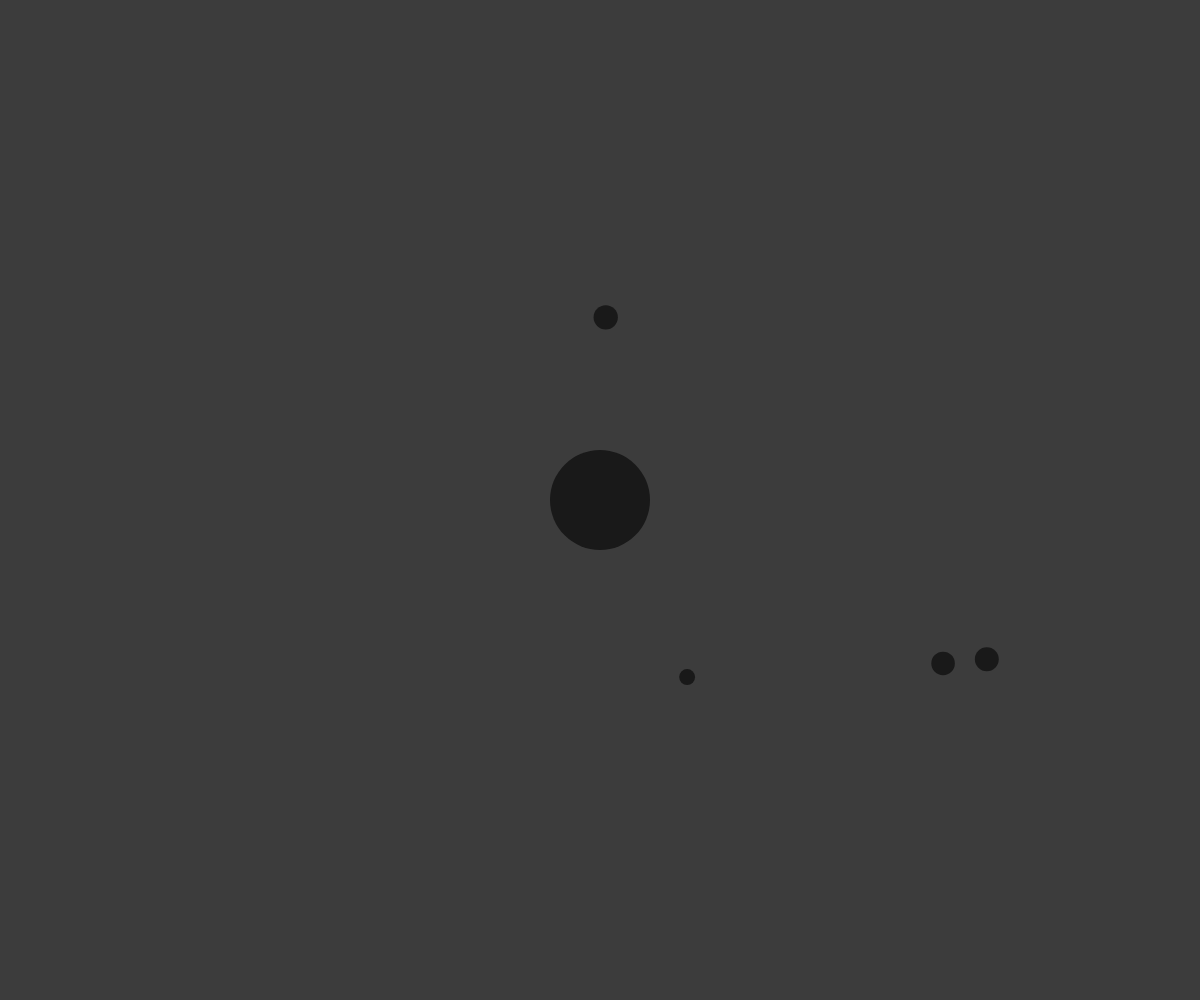
Frame 1 (no input)
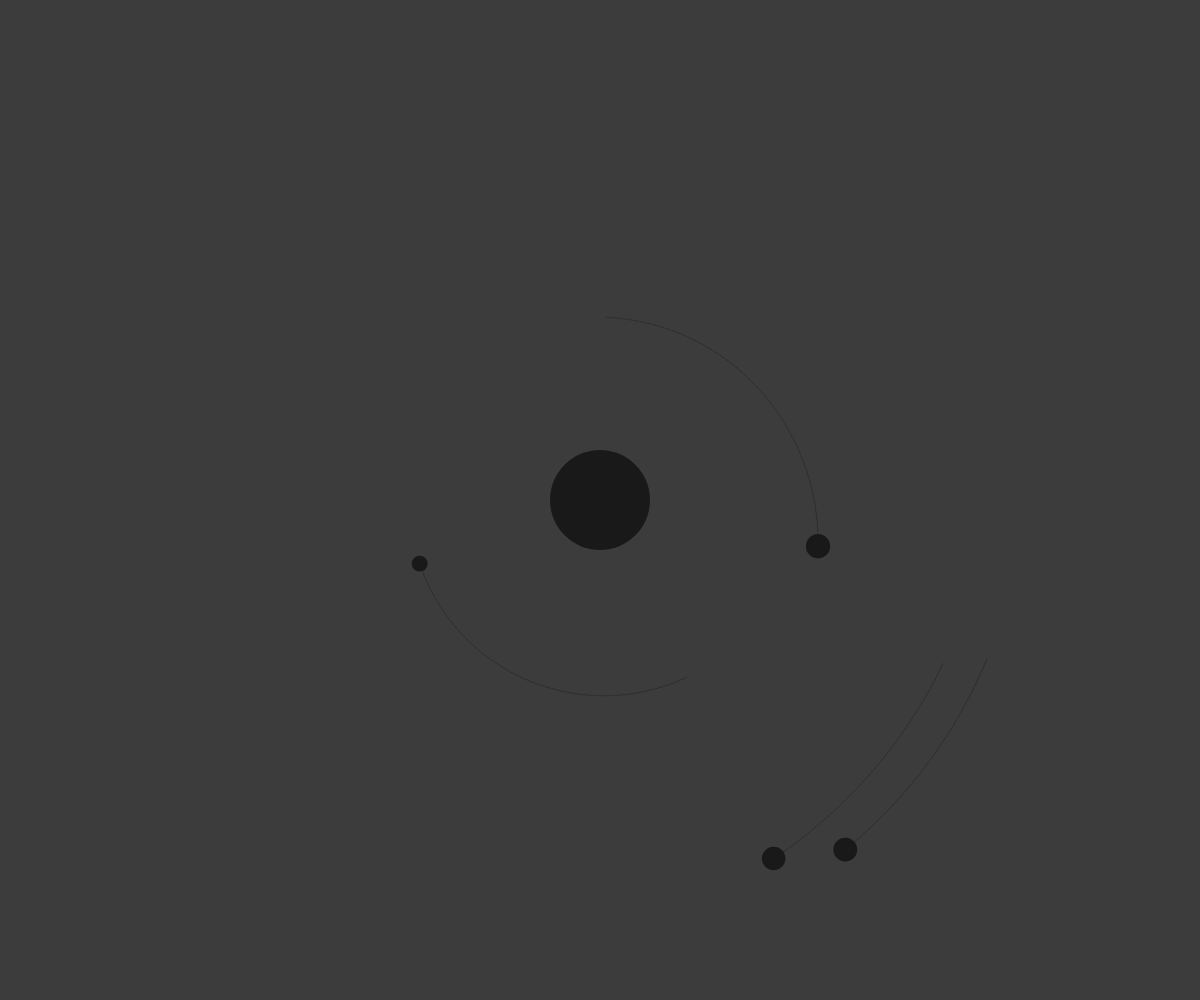
Frame 60 (no input)
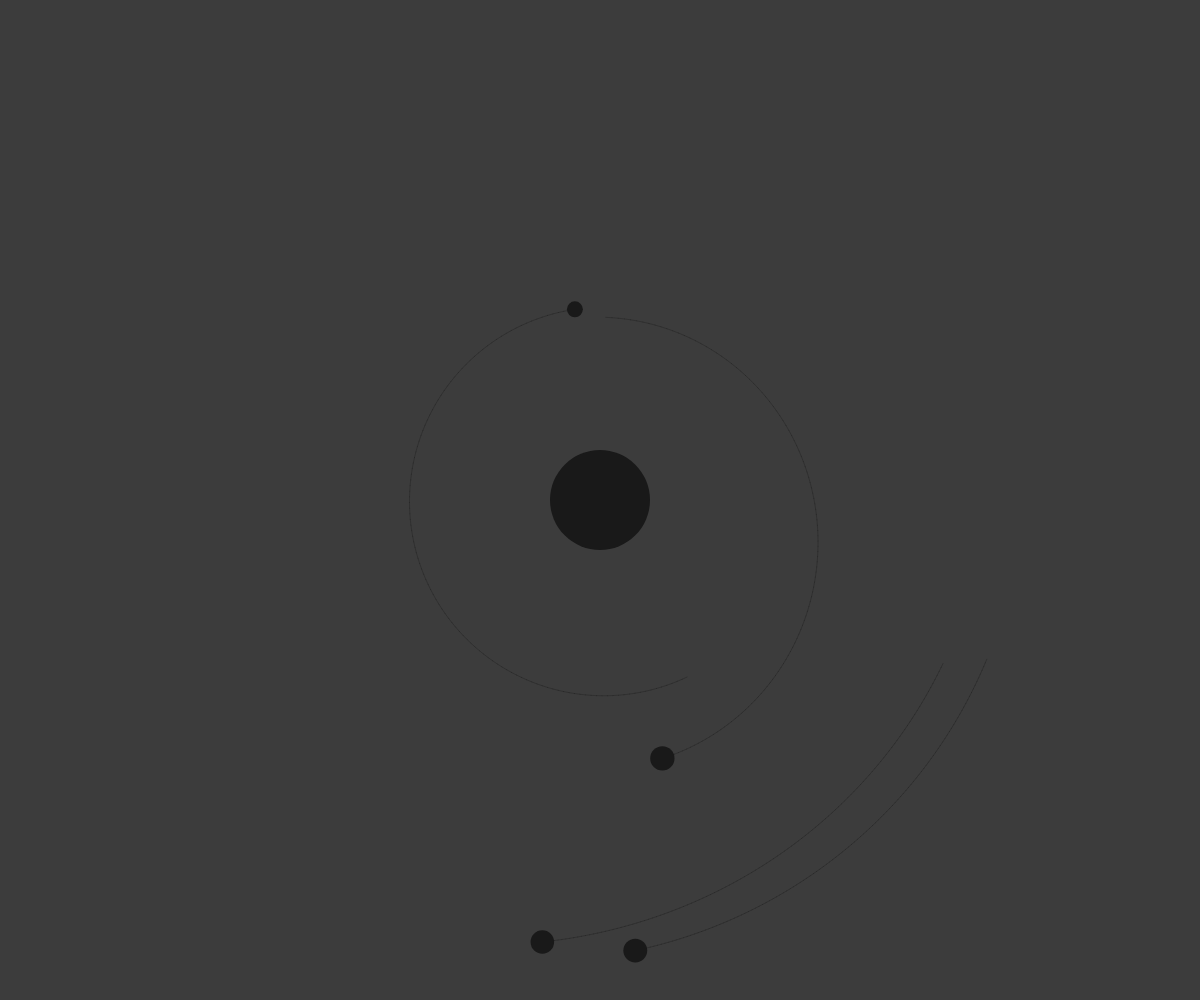
Frame 120 (the mouse pressed at the canvas centre since frame 60)

The p5.js sketch that drew these frames (run headless with seeded random() and noise() and a simulated clock; from frame 60 on, the mouse is pressed at the canvas centre):

// p5.js sketch
// ── sketch.js
let planets = []
let sun
let numPlanets = 4
let G = 120
let destabilise = 0.15

function setup() {
  createCanvas(windowWidth,windowHeight)
  sun = new Body(50,createVector(0,0),createVector(0,0))

    // Initialise the planets
  for (let i = 0; i < numPlanets; i++) {
    let mass = random(5, 15)
    let radius = random(sun.d, min(windowWidth/2,windowHeight/2))
    let angle = random(0, TWO_PI)
    let planetPos = createVector(radius * cos(angle), radius * sin(angle))

    // Find direction of orbit and set velocity
    let planetVel = planetPos.copy()
    if (random(1) < 0.1) planetVel.rotate(-HALF_PI)
    else planetVel.rotate(HALF_PI)  // Direction of orbit
    planetVel.normalize()
    planetVel.mult( sqrt((G * sun.mass)/(radius)) ) // Circular orbit velocity
    planetVel.mult( random( 1-destabilise, 1+destabilise) ) // create elliptical orbit

    planets.push( new Body(mass, planetPos, planetVel) )
  }
}

function draw() {
  background(60)
  translate(width/2, height/2)
  for (let i = numPlanets-1; i >= 0; i--) {
    sun.attract(planets[i])
    planets[i].move()
    planets[i].show()
  }
  sun.show()
}


function Body(_mass, _pos, _vel){
  this.mass = _mass
  this.pos = _pos
  this.vel = _vel
  this.d = this.mass*2
  this.thetaInit = 0
  this.path = []
  this.pathLen = Infinity

  this.show = function() {
    stroke(0,50)
    for (let i = 0; i < this.path.length-2; i++) {
      line(this.path[i].x, this.path[i].y, this.path[i+1].x, this.path[i+1].y,)
    }
    fill(25); noStroke()
    ellipse(this.pos.x, this.pos.y, this.d, this.d)
  }


  this.move = function() {
    this.pos.x += this.vel.x
    this.pos.y += this.vel.y
    this.path.push(createVector(this.pos.x,this.pos.y))
    if (this.path.length > 200) this.path.splice(0,1)
  }

  this.applyForce = function(f) {
    this.vel.x += f.x / this.mass
    this.vel.y += f.y / this.mass
  }

  this.attract = function(child) {
    let r = dist(this.pos.x, this.pos.y, child.pos.x, child.pos.y)
    let f = (this.pos.copy()).sub(child.pos)
    f.setMag( (G * this.mass * child.mass)/(r * r) )
    child.applyForce(f)
  }

}
